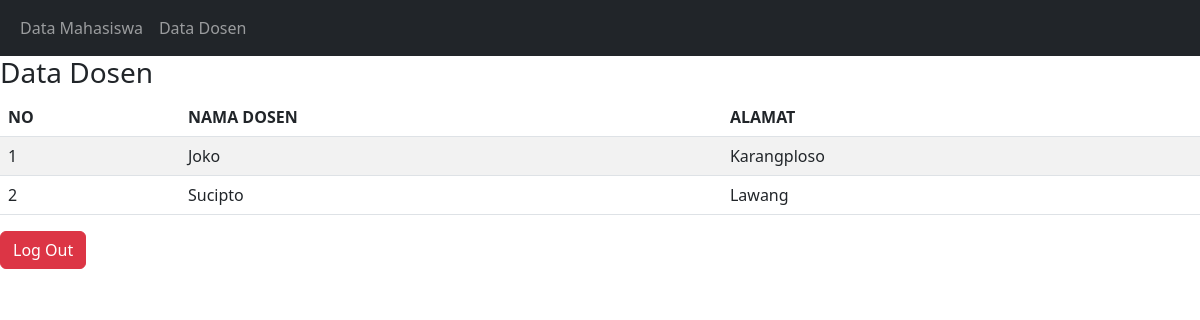
/datadosen_petugas.php (signed in), run on the app's committed database.
### tables this page shows
CREATE TABLE `tb_dosen` (
  `id_dosen` int(11) NOT NULL,
  `nama_dosen` varchar(40) NOT NULL,
  `alamat` varchar(40) NOT NULL,
  `telepon` int(20) NOT NULL
);

### datadosen_petugas.php (the view, shortened to what this page needs)
<?php
include "css.php";
include "navbar_petugas.php";
?>
<!DOCTYPE html>
<html>
<head>
</head>
<body>
	<h3>Data Dosen</h3>
	<table class="table table-hover table-striped">
		<thead>
		<tr>
			<th>NO</th>
			<th>NAMA DOSEN</th>
            <th>ALAMAT</th>
		</tr>
		</thead>
		<tbody>
			<?php
				include "koneksi.php";
				$qry_dosen=mysqli_query($koneksi, "select * from tb_dosen");
				$no=0;
				while($data_dosen=mysqli_fetch_array($qry_dosen)){
				$no++; ?>
				<tr>
					<td><?=$no?></td>
					<td><?=$data_dosen['nama_dosen']?></td>
					<td><?=$data_dosen['alamat']?></td>
				</tr>
				<?php
				}
				?>
		</tbody>
	</table>
	 <a href="logout.php" class="btn btn-danger">Log Out</a>
</body>
</html>

### data on the page
tb_dosen: nama_dosen "Joko", alamat "Karangploso"
tb_dosen: nama_dosen "Sucipto", alamat "Lawang"
